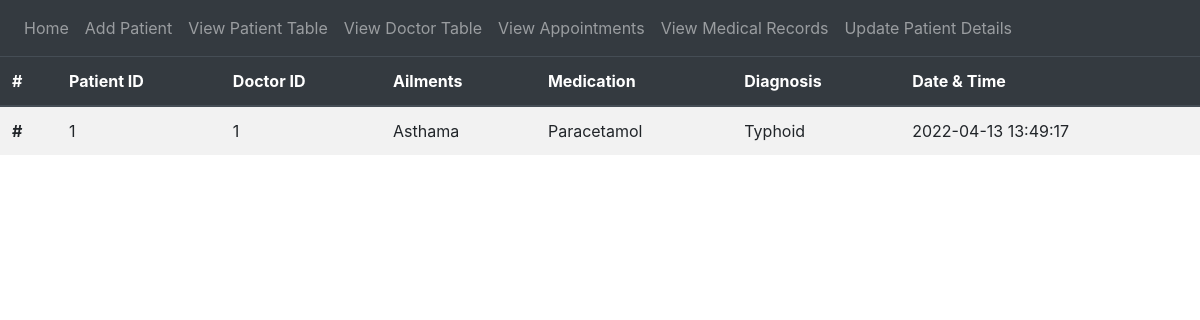
Page /medrecTable on the committed database.
### tables this page shows
CREATE TABLE MEDICALRECORDS (
            PatID INTEGER,
            DocID INTEGER,
            Ailments VARCHAR(255),
            Medication VARCHAR(255),
            Diagnosis VARCHAR(255),
            Date TEXT DEFAULT CURRENT_TIMESTAMP,
            FOREIGN KEY (PatID) references PATIENT(ID),
            FOREIGN KEY (DocID) references DOCTOR(ID),
            PRIMARY KEY (PatID, Date)
        );

### website/views.py (the view)
@views.route('/medrecTable')
def medrecTable():
    conn = sql.connect("hospital.db")
    conn.row_factory = sql.Row
    cur = conn.cursor()
    cur.execute("""DROP VIEW IF EXISTS MEDICALRECORD_VIEW""")
    medrec_view = """ CREATE VIEW MEDICALRECORD_VIEW AS SELECT * FROM MEDICALRECORDS;"""
    cur.execute(medrec_view)
    cur.execute("Select * from MEDICALRECORD_VIEW")
    rows = cur.fetchall()
    return render_template("medrecTable.html", rows = rows)

### website/templates/medrecTable.html (shortened to what this page needs)
{% extends "base.html" %}
{% block content %}
<table class="table table-striped">
    <thead class = "thead-dark">
        <tr>
            <th scope = "col">#</th>
            <th scope = "col">Patient ID</th>
            <th scope = "col">Doctor ID</th>
            <th scope = "col">Ailments</th>
            <th scope = "col">Medication</th>
            <th scope = "col">Diagnosis</th>
            <th scope = "col">Date & Time</th>
        </tr>
    </thead>
    <tbody>
    {% for row in rows %}
        <tr>
            <th scope = "row">#</th>
            <td>{{row['PatID']}}</td>
            <td>{{row['DocID']}}</td>
            <td>{{row['Ailments']}}</td>
            <td>{{row['Medication']}}</td>
            <td>{{row['Diagnosis']}}</td>
            <td>{{row['Date']}}</td>
        </tr>
    {% endfor %}
    </tbody>
</table>
{% endblock %}

### website/templates/base.html (shortened to what this page needs)
<!DOCTYPE html>
<html>
    <head>
        <link
            rel="stylesheet"
            href="https://stackpath.bootstrapcdn.com/bootstrap/4.4.1/css/bootstrap.min.css"
        />
        <link
            rel="stylesheet"
            href="https://stackpath.bootstrapcdn.com/font-awesome/4.7.0/css/font-awesome.min.css"
        />
    </head>
    <body>
        <nav class="navbar navbar-expand-lg navbar-dark bg-dark">
            <div class="collapse navbar-collapse" id="navbar">
              <div class="navbar-nav">
                <a class="nav-item nav-link" id="home" href="/">Home</a>
                <a class="nav-item nav-link" id="addP" href="/addPatient">Add Patient</a>
                <a class="nav-item nav-link" id="viewP" href="/patientTable">View Patient Table</a>
                <a class="nav-item nav-link" id="viewD" href="/doctorTable">View Doctor Table</a>
                <a class="nav-item nav-link" id="viewA" href="/appointmentTable">View Appointments</a>
                <a class="nav-item nav-link" id="viewM" href="/medrecTable">View Medical Records</a>
                <a class="nav-item nav-link" id="viewM" href="/updatePatient">Update Patient Details</a>
              </div>
            </div>
        </nav>
        {% block content %}{% endblock %}
    </body>
</html>

### rows in the picture
MEDICALRECORDS: PatID "1", DocID "1", Ailments "Asthama", Medication "Paracetamol", Diagnosis "Typhoid", Date "2022-04-13 13:49:17"
